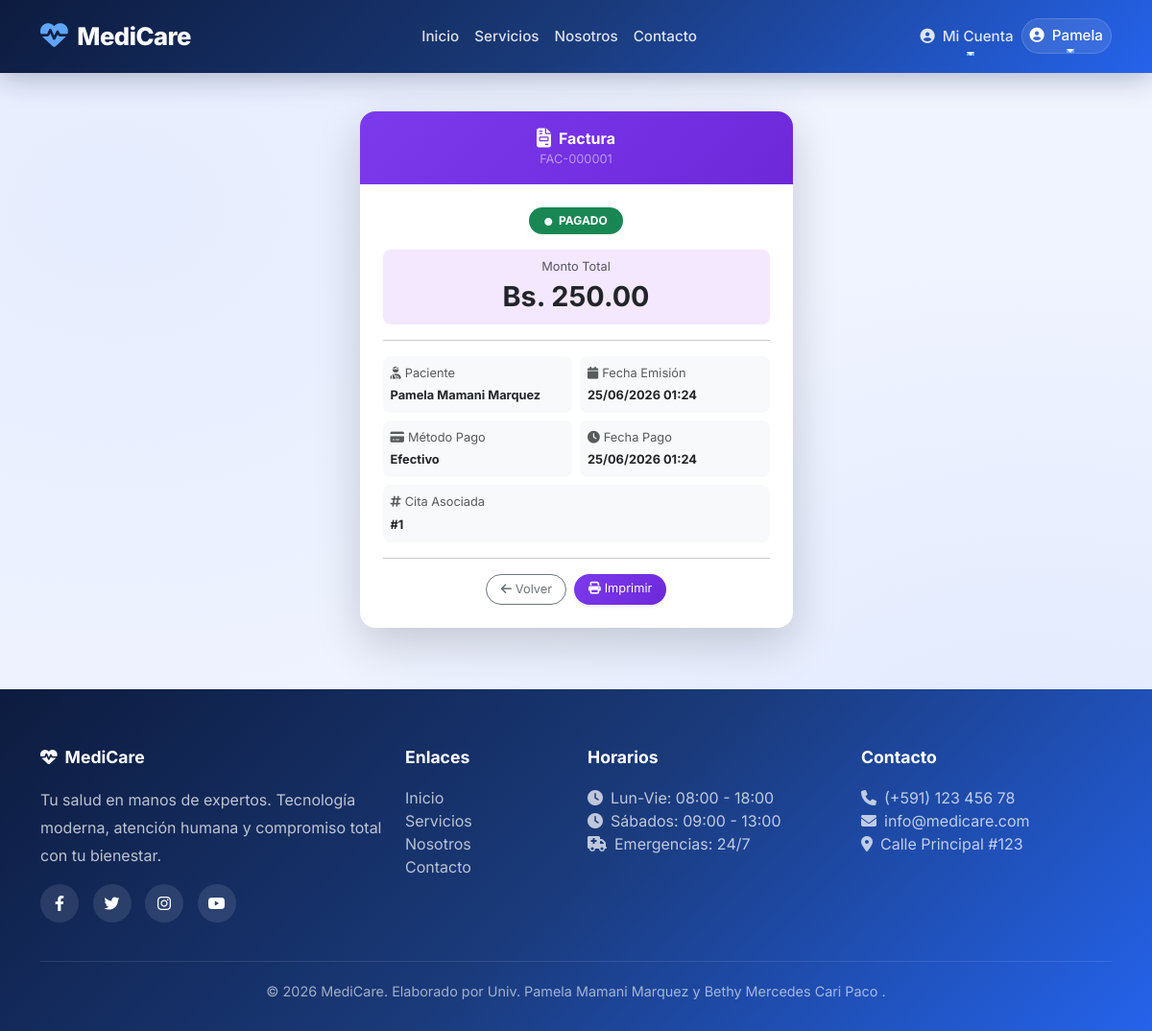
The app's page /facturacion/1 (signed in) with its own data.
### app/models/usuario.py (models this page shows, shortened)
class Usuario(UserMixin, db.Model):
    __tablename__ = 'usuarios'
    id = db.Column(db.Integer, primary_key=True)
    username = db.Column(db.String(80), unique=True, nullable=False)
    email = db.Column(db.String(120), unique=True, nullable=False)
    password_hash = db.Column(db.String(200), nullable=False)
    rol = db.Column(db.String(20), nullable=False, default='paciente')
    nombres = db.Column(db.String(100))
    apellidos = db.Column(db.String(100))
    ci = db.Column(db.String(20))
    telefono = db.Column(db.String(20))
    fecha_registro = db.Column(db.DateTime, default=datetime.utcnow)
    activo = db.Column(db.Boolean, default=True)
    paciente = db.relationship('Paciente', back_populates='usuario', uselist=False)
    medico = db.relationship('Medico', back_populates='usuario', uselist=False)
    def is_admin(self):
        return self.rol == 'admin'
    def is_medico(self):
        return self.rol == 'medico'
    def is_recepcionista(self):
        return self.rol == 'recepcionista'
    def is_paciente(self):
        return self.rol == 'paciente'

### app/models/factura.py (models this page shows)
class Factura(db.Model):
    __tablename__ = 'facturas'
    id = db.Column(db.Integer, primary_key=True)
    cita_id = db.Column(db.Integer, db.ForeignKey('citas.id'))
    numero_factura = db.Column(db.String(20), unique=True)
    monto_total = db.Column(db.Float, nullable=False)
    metodo_pago = db.Column(db.String(50))
    estado_pago = db.Column(db.String(20), default='pendiente')
    fecha_emision = db.Column(db.DateTime, default=datetime.utcnow)
    fecha_pago = db.Column(db.DateTime)
    cita = db.relationship('Cita', back_populates='factura')

### app/models/paciente.py (models this page shows, shortened)
class Paciente(db.Model):
    __tablename__ = 'pacientes'
    id = db.Column(db.Integer, primary_key=True)
    usuario_id = db.Column(db.Integer, db.ForeignKey('usuarios.id'), unique=True)
    ci = db.Column(db.String(20), unique=True, nullable=False)
    nombres = db.Column(db.String(100), nullable=False)
    apellidos = db.Column(db.String(100), nullable=False)
    fecha_nacimiento = db.Column(db.Date)
    genero = db.Column(db.String(10))
    telefono = db.Column(db.String(20))
    direccion = db.Column(db.String(200))
    email = db.Column(db.String(120))
    seguro_medico = db.Column(db.String(100))
    alergias = db.Column(db.Text)
    fecha_registro = db.Column(db.DateTime, default=datetime.utcnow)
    usuario = db.relationship('Usuario', back_populates='paciente', uselist=False)
    citas = db.relationship('Cita', back_populates='paciente')
    historial = db.relationship('HistorialClinico', back_populates='paciente')

### app/facturacion/routes.py (the view)
@bp_factura.route('/<int:id>')
@login_required
def show(id):
    factura = Factura.query.get_or_404(id)
    if current_user.is_admin() or current_user.is_recepcionista():
        pass
    elif current_user.is_medico():
        medico = Medico.query.filter_by(usuario_id=current_user.id).first()
        if not medico or factura.cita.medico_id != medico.id:
            flash('⛔ No tienes permisos para ver esta factura.', 'danger')
            return redirect(url_for('core.landing'))
    elif current_user.is_paciente():
        paciente = Paciente.query.filter_by(usuario_id=current_user.id).first()
        if not paciente or factura.cita.paciente_id != paciente.id:
            flash('⛔ No tienes permisos para ver esta factura.', 'danger')
            return redirect(url_for('core.landing'))
    else:
        flash('⛔ No tienes permisos para ver esta factura.', 'danger')
        return redirect(url_for('core.landing'))
    return render_template('facturacion/show.html', factura=factura)

### templates/facturacion/show.html (shortened to what this page needs)
{% extends "base.html" %}
{% block content %}
<div class="container py-4">
    <div class="row justify-content-center">
        <div class="col-lg-5 col-md-7">
            <div class="card border-0 shadow-lg rounded-4 overflow-hidden">
                <div class="card-header text-center border-0 py-3 bg-gradient-purple">
                    <div class="d-flex align-items-center justify-content-center gap-2">
                        <i class="fas fa-file-invoice text-white fs-5"></i>
                        <span class="fw-bold text-white fs-6">
                            Factura
                        </span>
                    </div>
                    <p class="text-white-50 mb-0 small">
                        {{ factura.numero_factura }}
                    </p>
                </div>
                <div class="card-body p-4">
                    <div class="text-center mb-3">
                        <span class="badge rounded-pill px-3 py-2
                            {% if factura.estado_pago == 'pagado' %}bg-success
                            {% elif factura.estado_pago == 'pendiente' %}bg-warning text-dark
                            {% else %}bg-danger{% endif %}">
                            <i class="fas fa-circle me-1" style="font-size: 0.5rem;"></i>
                            {{ factura.estado_pago|upper }}
                        </span>
                    </div>
                    <div class="text-center mb-3 p-2 bg-purple-light rounded-3">
                        <small class="text-muted d-block small">Monto Total</small>
                        <span class="fw-bold fs-2 text-dark">
                            Bs. {{ "%.2f"|format(factura.monto_total) }}
                        </span>
                    </div>
                    <hr class="my-3">
                    <div class="row g-2">
                        <div class="col-6">
                            <div class="p-2 bg-light rounded-3">
                                <small class="text-muted d-block small"><i class="fas fa-user-injured me-1"></i>Paciente</small>
                                <strong class="small">{{ factura.cita.paciente.nombres if factura.cita and factura.cita.paciente else 'N/A' }}
                                        {{ factura.cita.paciente.apellidos if factura.cita and factura.cita.paciente else '' }}</strong>
                            </div>
                        </div>
                        <div class="col-6">
                            <div class="p-2 bg-light rounded-3">
                                <small class="text-muted d-block small"><i class="fas fa-calendar me-1"></i>Fecha Emisión</small>
                                <strong class="small">{{ factura.fecha_emision.strftime('%d/%m/%Y %H:%M') if factura.fecha_emision else 'N/A' }}</strong>
                            </div>
                        </div>
                        <div class="col-6">
                            <div class="p-2 bg-light rounded-3">
                                <small class="text-muted d-block small"><i class="fas fa-credit-card me-1"></i>Método Pago</small>
                                <strong class="small">{{ factura.metodo_pago or 'N/A' }}</strong>
                            </div>
                        </div>
                        <div class="col-6">
                            <div class="p-2 bg-light rounded-3">
                                <small class="text-muted d-block small"><i class="fas fa-clock me-1"></i>Fecha Pago</small>
                                <strong class="small">{{ factura.fecha_pago.strftime('%d/%m/%Y %H:%M') if factura.fecha_pago else 'Pendiente' }}</strong>
                            </div>
                        </div>
                        <div class="col-12">
                            <div class="p-2 bg-light rounded-3">
                                <small class="text-muted d-block small"><i class="fas fa-hashtag me-1"></i>Cita Asociada</small>
                                <strong class="small">#{{ factura.cita_id if factura.cita_id else 'N/A' }}</strong>
                            </div>
                        </div>
                    </div>
                    <hr class="my-3">
                    <div class="d-flex gap-2 mt-2 justify-content-center flex-wrap">
                        <a href="{{ url_for('factura.index') }}" class="btn btn-outline-secondary btn-sm rounded-pill px-3 small">
                            <i class="fas fa-arrow-left me-1"></i>Volver
                        </a>
                        <a href="{{ url_for('factura.imprimir', id=factura.id) }}" class="btn btn-sm rounded-pill px-3 small bg-gradient-purple text-white border-0 shadow-sm">
                            <i class="fas fa-print me-1"></i>Imprimir
                        </a>
                    </div>
                </div>
            </div>
        </div>
    </div>
</div>
{% endblock %}

### templates/base.html (shortened to what this page needs)
<!DOCTYPE html>
<html lang="es">
<head>
    <link href="https://cdn.jsdelivr.net/npm/bootstrap@5.3.0/dist/css/bootstrap.min.css" rel="stylesheet">
    <link rel="stylesheet" href="https://cdnjs.cloudflare.com/ajax/libs/font-awesome/6.4.0/css/all.min.css">
</head>
<body>
    <nav class="navbar navbar-expand-lg navbar-custom">
        <div class="container">
            <a class="navbar-brand" href="{{ url_for('core.landing') }}">
                <i class="fas fa-heartbeat"></i>MediCare
            </a>
            <div class="collapse navbar-collapse" id="navbarNav">
                <ul class="navbar-nav mx-auto">
                    <li class="nav-item">
                        <a class="nav-link" href="{{ url_for('core.landing') }}">Inicio</a>
                    </li>
                    <li class="nav-item">
                        <a class="nav-link" href="{{ url_for('core.servicios') }}">Servicios</a>
                    </li>
                    <li class="nav-item">
                        <a class="nav-link" href="{{ url_for('core.about') }}">Nosotros</a>
                    </li>
                    <li class="nav-item">
                        <a class="nav-link" href="{{ url_for('core.contacto') }}">Contacto</a>
                    </li>
                </ul>
                <ul class="navbar-nav">
                    {% if current_user.is_authenticated %}
                        {% if current_user.is_admin() %}
                        <li class="nav-item dropdown">
                            <a class="nav-link dropdown-toggle text-white" href="#" id="adminDropdown" role="button" data-bs-toggle="dropdown">
                                <i class="fas fa-cogs me-1"></i> Administración
                            </a>
                            <ul class="dropdown-menu dropdown-menu-custom">
                                <li><a class="dropdown-item" href="{{ url_for('admin.dashboard') }}">
                                    <i class="fas fa-chart-line me-2"></i>Dashboard
                                </a></li>
                                <li><a class="dropdown-item" href="{{ url_for('admin.usuarios') }}">
                                    <i class="fas fa-users-cog me-2"></i>Usuarios
                                </a></li>
                                <li><a class="dropdown-item" href="{{ url_for('medico.index') }}">
                                    <i class="fas fa-user-md me-2"></i>Médicos
                                </a></li>
                                <li><a class="dropdown-item" href="{{ url_for('paciente.index') }}">
                                    <i class="fas fa-user-injured me-2"></i>Pacientes
                                </a></li>
                                <li><a class="dropdown-item" href="{{ url_for('cita.index') }}">
                                    <i class="fas fa-calendar-check me-2"></i>Citas
                                </a></li>
                                <li><a class="dropdown-item" href="{{ url_for('historial.index') }}">
                                    <i class="fas fa-history me-2"></i>Historial
                                </a></li>
                                <li><a class="dropdown-item" href="{{ url_for('factura.index') }}">
                                    <i class="fas fa-file-invoice-dollar me-2"></i>Facturación
                                <li><a class="dropdown-item" href="{{ url_for('admin.salas') }}">
                                    <i class="fas fa-door-open me-2"></i>Salas
                                </a></li>
                            </ul>
                        </li>
                        {% elif current_user.is_paciente() %}
                        <li class="nav-item dropdown">
                            <a class="nav-link dropdown-toggle text-white" href="#" id="pacienteDropdown" role="button" data-bs-toggle="dropdown">
                                <i class="fas fa-user-circle me-1"></i> Mi Cuenta
                            </a>
                        </li>
                        {% endif %}
                        <li class="nav-item dropdown user-dropdown">
                            <a class="nav-link dropdown-toggle text-white" href="#" id="userDropdown" role="button" data-bs-toggle="dropdown">
                                <i class="fas fa-user-circle me-1"></i>
                                {{ current_user.nombres }}
                            </a>
                        </li>
                    {% endif %}
                </ul>
            </div>
        </div>
    </nav>
    <main>
        {% block content %}{% endblock %}
    </main>
    <footer class="footer-custom">
        <div class="container">
            <div class="row g-4">
                <div class="col-md-4">
                    <h5><i class="fas fa-heartbeat me-2"></i>MediCare</h5>
                    <p style="opacity: 0.8; line-height: 1.8; position: relative; z-index: 1;">Tu salud en manos de expertos. Tecnología moderna, atención humana y compromiso total con tu bienestar.</p>
                    <div class="social-links mt-3">
                        <a href="#"><i class="fab fa-facebook-f"></i></a>
                        <a href="#"><i class="fab fa-twitter"></i></a>
                        <a href="#"><i class="fab fa-instagram"></i></a>
                        <a href="#"><i class="fab fa-youtube"></i></a>
                    </div>
                </div>
                <div class="col-md-2">
                    <h5>Enlaces</h5>
                    <ul class="list-unstyled">
                        <li><a href="{{ url_for('core.landing') }}">Inicio</a></li>
                        <li><a href="{{ url_for('core.servicios') }}">Servicios</a></li>
                        <li><a href="{{ url_for('core.about') }}">Nosotros</a></li>
                        <li><a href="{{ url_for('core.contacto') }}">Contacto</a></li>
                    </ul>
                </div>
                <div class="col-md-3">
                    <h5>Horarios</h5>
                    <ul class="list-unstyled" style="opacity: 0.8;">
                        <li><i class="fas fa-clock me-2"></i>Lun-Vie: 08:00 - 18:00</li>
                        <li><i class="fas fa-clock me-2"></i>Sábados: 09:00 - 13:00</li>
                        <li><i class="fas fa-ambulance me-2"></i>Emergencias: 24/7</li>
                    </ul>
                </div>
                <div class="col-md-3">
                    <h5>Contacto</h5>
                    <ul class="list-unstyled" style="opacity: 0.8;">
                        <li><i class="fas fa-phone me-2"></i>(+591) 123 456 78</li>
                        <li><i class="fas fa-envelope me-2"></i>info@medicare.com</li>
                        <li><i class="fas fa-map-marker-alt me-2"></i>Calle Principal #123</li>
                    </ul>
                </div>
            </div>
            <div class="footer-bottom">
                <p class="mb-0">&copy; 2026 MediCare. Elaborado por Univ. Pamela Mamani Marquez y Bethy Mercedes Cari Paco .</p>
            </div>
        </div>
    </footer>
</body>
</html>

### records on screen
Usuario: nombres "Pamela"
Factura: numero_factura "FAC-000001", estado_pago "PAGADO", monto_total "250.00", fecha_emision "25/06/2026 01:24", metodo_pago "Efectivo", fecha_pago "25/06/2026 01:24", cita "1"
Paciente: cita.paciente "Pamela", cita.paciente "Mamani Marquez"
